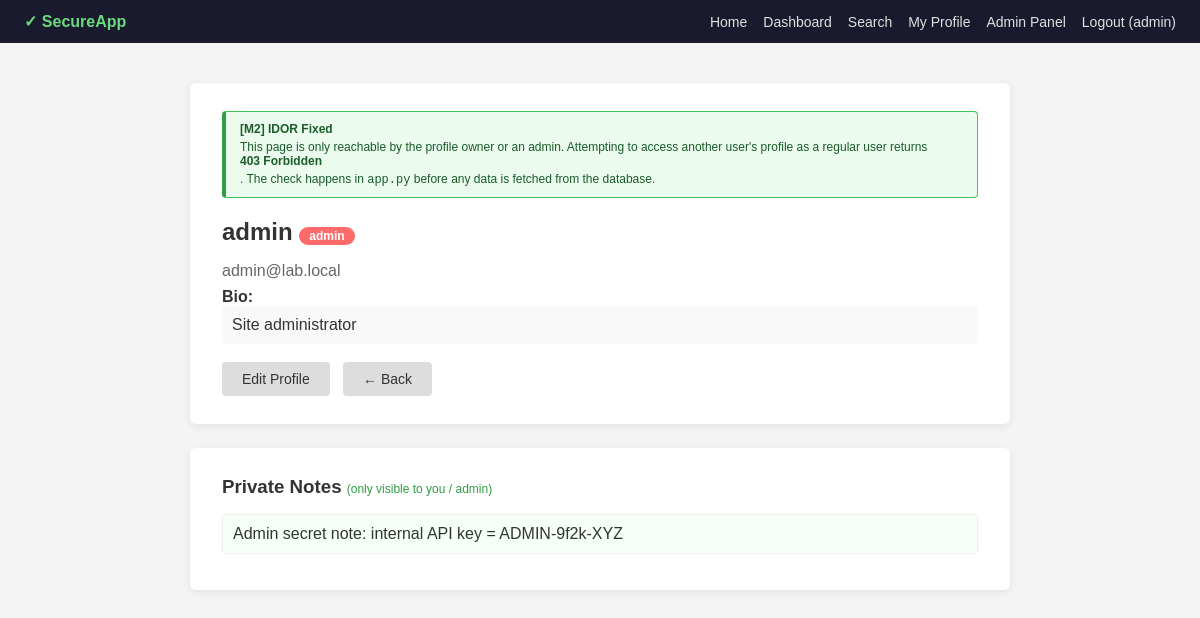
Screenshot of /profile/1 (signed in) with the database file from the repository.
### tables this page shows
CREATE TABLE users (
    id        INTEGER PRIMARY KEY AUTOINCREMENT,
    username  TEXT    NOT NULL UNIQUE,
    password  TEXT    NOT NULL,   -- SECURE: bcrypt hash with per-user salt
    role      TEXT    NOT NULL DEFAULT 'user',
    email     TEXT    NOT NULL,
    bio       TEXT    DEFAULT ''
);

CREATE TABLE notes (
    id        INTEGER PRIMARY KEY AUTOINCREMENT,
    user_id   INTEGER NOT NULL,
    content   TEXT    NOT NULL,
    FOREIGN KEY (user_id) REFERENCES users(id)
);

### app.py (the view)
@app.route("/profile/<int:user_id>")
@login_required
def profile(user_id):
    if session["user_id"] != user_id and session.get("role") != "admin":
        abort(403)
    db   = get_conn()
    user = db.execute(
        "SELECT * FROM users WHERE id = ?", (user_id,)
    ).fetchone()
    if not user:
        abort(404)
    notes = db.execute(
        "SELECT * FROM notes WHERE user_id = ?", (user_id,)
    ).fetchall()
    return render_template("profile.html", profile_user=user, notes=notes)

### app.py (called while the page is built)
def login_required(f):
    @wraps(f)
    def decorated(*args, **kwargs):
        if "user_id" not in session:
            return redirect(url_for("login"))
        return f(*args, **kwargs)
    return decorated

def get_conn() -> sqlite3.Connection:
    if "db" not in g:
        g.db = get_db()
    return g.db

@app.teardown_appcontext
def close_conn(error):
    db = g.pop("db", None)
    if db is not None:
        db.close()

### database.py (called while the page is built)
def get_db() -> sqlite3.Connection:
    conn = sqlite3.connect(DB_PATH)
    conn.row_factory = sqlite3.Row
    return conn

### templates/profile.html (shortened to what this page needs)
{% extends "base.html" %}
{% block content %}
<div class="card">
    <div class="sec-note">
        <strong>[M2] IDOR Fixed</strong>
        This page is only reachable by the profile owner or an admin.
        Attempting to access another user's profile as a regular user
        returns <strong>403 Forbidden</strong>. The check happens in
        <code>app.py</code> before any data is fetched from the database.
    </div>
    <h2>
        {{ profile_user.username }}
        <span class="badge {% if profile_user.role == 'admin' %}badge-admin{% else %}badge-user{% endif %}">
            {{ profile_user.role }}
        </span>
    </h2>
    <p style="color:#666; margin-bottom:8px;">{{ profile_user.email }}</p>
    <p><strong>Bio:</strong></p>
    <p style="background:#f9f9f9; padding:10px; border-radius:4px;">
        {{ profile_user.bio or "(no bio set)" }}
    </p>
    <br>
    {% if session.user_id == profile_user.id or session.role == 'admin' %}
    <a href="{{ url_for('edit_profile', user_id=profile_user.id) }}"
       class="btn btn-secondary">
        Edit Profile
    </a>
    {% endif %}
    <a href="{{ url_for('dashboard') }}" class="btn btn-secondary">
        ← Back
    </a>
</div>
<div class="card">
    <h3>Private Notes
        <span style="font-size:12px; color:#2f9e44; font-weight:normal;">
            (only visible to you / admin)
        </span>
    </h3>
    {% if notes %}
        <ul style="list-style:none; padding:0;">
        {% for note in notes %}
            <li style="padding:10px; border:1px solid #eee; border-radius:4px;
                        margin-bottom:8px; background:#f6fff8;">
                {{ note.content }}
            </li>
        {% endfor %}
        </ul>
    {% else %}
        <p style="color:#888;">No notes found.</p>
    {% endif %}
</div>
{% endblock %}

### templates/base.html (style rules this page uses)
* { box-sizing: border-box; margin: 0; padding: 0; }
body { font-family: Arial, sans-serif; background: #f4f4f4; color: #333; }
.card { background: #fff; border-radius: 6px; padding: 28px 32px; box-shadow: 0 2px 8px rgba(0,0,0,0.08); margin-bottom: 24px; }
h1, h2, h3 { margin-bottom: 16px; }
.btn { display: inline-block; padding: 9px 20px; border: none; border-radius: 4px; cursor: pointer; font-size: 14px; text-decoration: none; }
.btn-secondary { background: #ddd; color: #333; }
.badge { display: inline-block; padding: 2px 10px; border-radius: 12px; font-size: 12px; font-weight: bold; }
.badge-admin { background: #ff6b6b; color: #fff; }
.sec-note { background: #ebfbee; border: 1px solid #40c057; border-left: 4px solid #2f9e44; padding: 10px 14px; border-radius: 4px; font-size: 12px; color: #1a5c2a; margin-bottom: 20px; }
.sec-note strong { display: block; margin-bottom: 4px; }

### rows the page displays
users: username "admin", role "admin", email "admin@lab.local", bio "Site administrator"
notes: content "Admin secret note: internal API key = ADMIN-9f2k-XYZ"

### other values shown
{{ session.username }} "admin"
